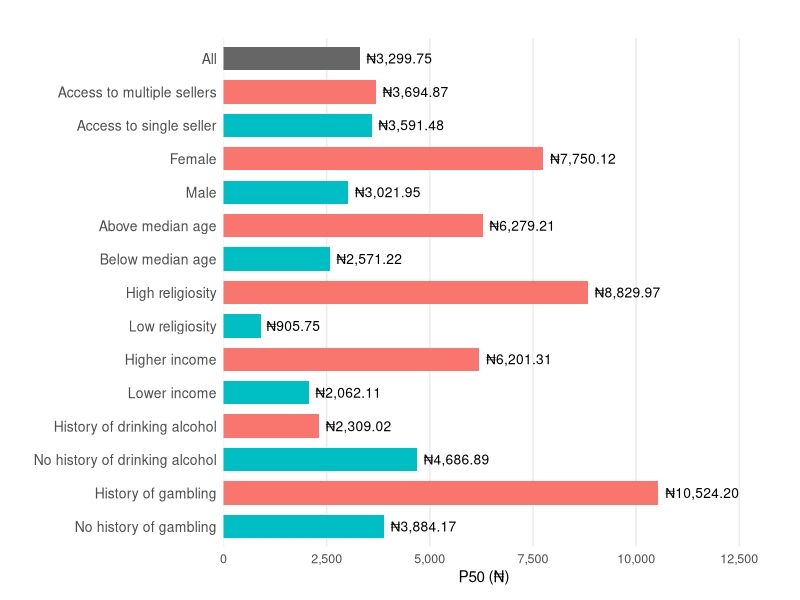

Write the R code that produced this figure.
library(ggplot2)
library(dplyr)

# Create data frame with P50 values from the new analysis
p50_data <- data.frame(
  Group = c("All",
            "Access to multiple sellers", "Access to single seller",
            "Female", "Male", 
            "Above median age", "Below median age",
            "High religiosity", "Low religiosity", 
            "Higher income", "Lower income", 
            "History of drinking alcohol", "No history of drinking alcohol",
            "History of gambling", "No history of gambling"),
  P50 = c(3299.75,
          3694.87, 3591.48,
          7750.12, 3021.95,
          6279.21, 2571.22,
          8829.97, 905.75,
          6201.31, 2062.11,
          2309.02, 4686.89,
          10524.20, 3884.17),
  Category = c("Overall",
               "Economy", "Economy",
               "Gender", "Gender", 
               "Age", "Age",
               "Religiosity", "Religiosity",
               "Income", "Income", 
               "Alcohol Use", "Alcohol Use",
               "Gambling", "Gambling")
)

# Reorder groups for better visualization (reverse order for horizontal)
p50_data$Group <- factor(p50_data$Group, 
                         levels = rev(c("All",
                                        "Access to multiple sellers", "Access to single seller",
                                        "Female", "Male",
                                        "Above median age", "Below median age",
                                        "High religiosity", "Low religiosity",
                                        "Higher income", "Lower income",
                                        "History of drinking alcohol", "No history of drinking alcohol",
                                        "History of gambling", "No history of gambling")))

# Create color palette
group_colors <- c("All" = "gray40",
                  "Access to multiple sellers" = "#F8766D", "Access to single seller" = "#00BFC4",
                  "Female" = "#F8766D", "Male" = "#00BFC4",
                  "Above median age" = "#F8766D", "Below median age" = "#00BFC4",
                  "High religiosity" = "#F8766D", "Low religiosity" = "#00BFC4",
                  "Higher income" = "#F8766D", "Lower income" = "#00BFC4",
                  "History of drinking alcohol" = "#F8766D", "No history of drinking alcohol" = "#00BFC4",
                  "History of gambling" = "#F8766D", "No history of gambling" = "#00BFC4")

# Create horizontal bar chart
p <- ggplot(p50_data, aes(x = Group, y = P50, fill = Group)) +
  geom_bar(stat = "identity", width = 0.7) +
  geom_text(aes(label = paste0("₦", formatC(P50, format = "f", big.mark = ",", digits = 2))),
            hjust = -0.1, size = 3.5) +
  scale_fill_manual(values = group_colors) +
  scale_y_continuous(labels = scales::comma, 
                     limits = c(0, max(p50_data$P50) * 1.2),
                     expand = c(0, 0)) +
  coord_flip() +
  labs(title = "",
       x = "",
       y = "P50 (₦)") +
  theme_minimal() +
  theme(
    legend.position = "none",
    panel.grid.major.y = element_blank(),
    panel.grid.minor = element_blank(),
    axis.text.y = element_text(size = 10),
    axis.text.x = element_text(size = 9),
    axis.title.x = element_text(size = 11),
    plot.title = element_text(size = 13, face = "bold", hjust = 0.5),
    plot.margin = margin(t = 10, r = 40, b = 10, l = 10, unit = "pt")
  )

# Display the plot
print(p)

# Save the plot
# ggsave("p50_comparison_barplot.png", p, width = 10, height = 8, dpi = 300)
# cat("\nBar chart saved as 'p50_comparison_barplot.png'\n")

# Print summary statistics
cat("\n######################################\n")
cat("P50 SUMMARY STATISTICS\n")
cat("######################################\n\n")

# Overall comparison
cat("OVERALL: ₦", formatC(p50_data$P50[p50_data$Group == "All"], 
                          format = "f", big.mark = ",", digits = 2), "\n\n", sep = "")

# Calculate differences within categories
categories <- unique(p50_data$Category[p50_data$Category != "Overall"])
for(cat in categories) {
  cat_data <- p50_data[p50_data$Category == cat, ]
  cat_data <- cat_data[order(cat_data$P50, decreasing = TRUE), ]
  
  cat(cat, ":\n", sep = "")
  cat("  ", cat_data$Group[1], ": ₦", formatC(cat_data$P50[1], format = "f", big.mark = ",", digits = 2), "\n", sep = "")
  cat("  ", cat_data$Group[2], ": ₦", formatC(cat_data$P50[2], format = "f", big.mark = ",", digits = 2), "\n", sep = "")
  diff <- cat_data$P50[1] - cat_data$P50[2]
  ratio <- cat_data$P50[1] / cat_data$P50[2]
  cat("  Difference: ₦", formatC(abs(diff), format = "f", big.mark = ",", digits = 2), 
      " (", cat_data$Group[1], " is ", 
      formatC(ratio, format = "f", digits = 2), "x higher)\n\n", sep = "")
}